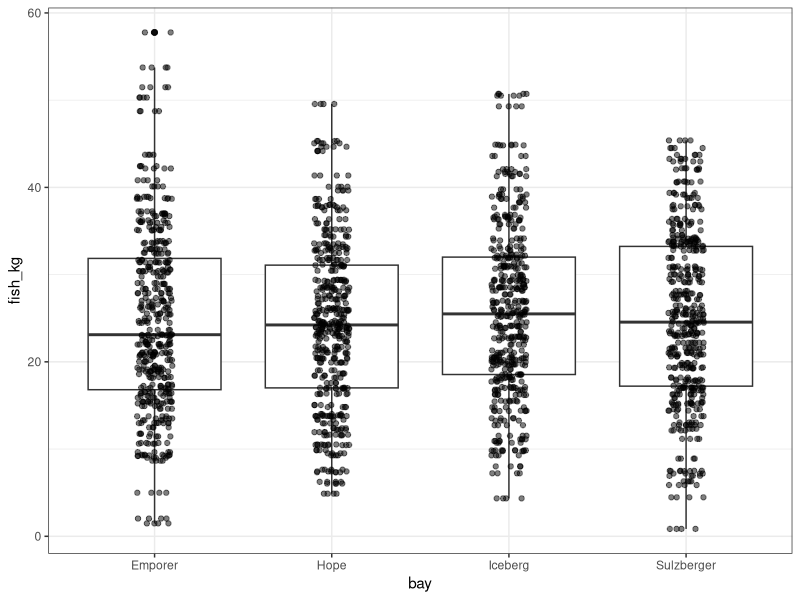
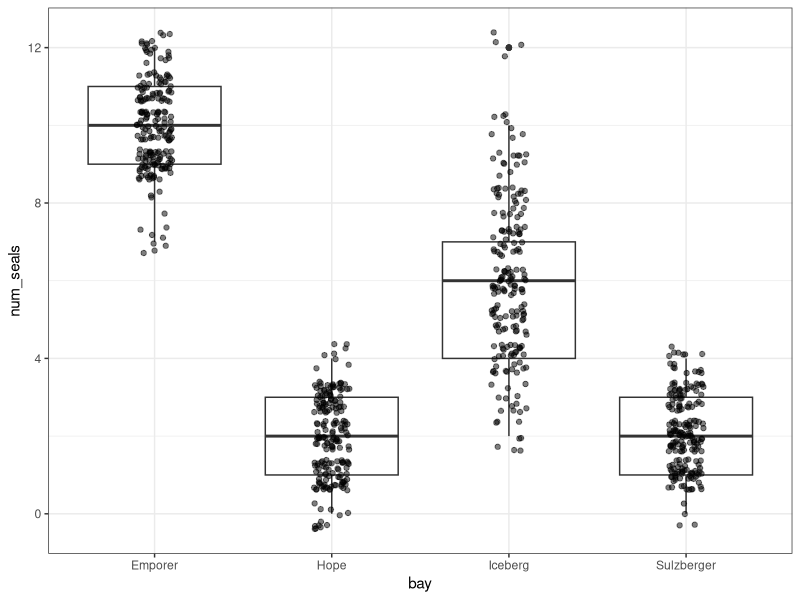

The R source for these figures, in order:
## ---- chunk 1
knitr::opts_chunk$set(echo = FALSE)
## ---- chunk 2
library(tidyverse)
fish <- read_csv("../data/fish.csv")
seals <- read_csv("../data/seals.csv")
## ---- chunk 3
fish_summary <- fish %>% 
  group_by(bay) %>% 
  summarise(mean_fish = mean(fish_kg),
            sd_fish = sd(fish_kg))
fish_summary
## ---- chunk 4
ggplot(fish, aes(bay, fish_kg)) +
  geom_boxplot() +
  geom_jitter(alpha = 0.5, width = 0.1) +
  theme_bw()
## ---- chunk 5
fish_model <- aov(data = fish, fish_kg ~ bay)
summary(fish_model)
## ---- chunk 6
TukeyHSD(fish_model)
## ---- chunk 7
seal_summary <- seals %>% 
  group_by(bay) %>% 
  summarise(mean_fish = mean(num_seals),
            sd_fish = sd(num_seals))
seal_summary
## ---- chunk 8
ggplot(seals, aes(bay, num_seals)) +
  geom_boxplot() +
  geom_jitter(alpha = 0.5, width = 0.1) +
  theme_bw()
## ---- chunk 9
seal_model <- aov(data = seals, num_seals ~ bay)
summary(seal_model)
## ---- chunk 10
TukeyHSD(seal_model)
